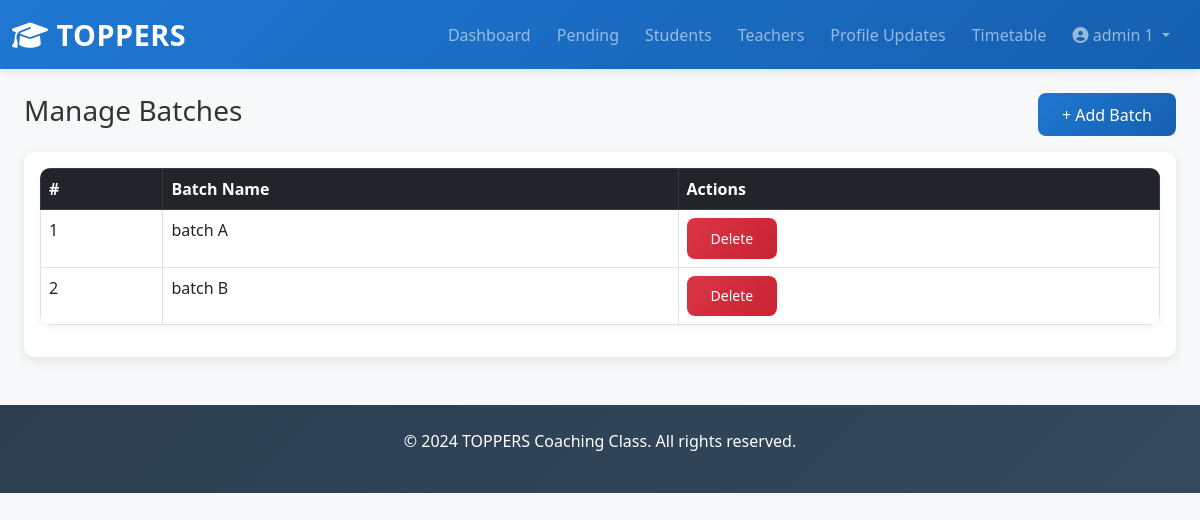
/admin-panel/manage-batches/ (signed in), run on the app's committed database.
### toppers_project/core/models.py (models this page shows, shortened)
class CustomUser(AbstractUser):
    role = models.CharField(max_length=20, choices=ROLE_CHOICES)
    phone = models.CharField(max_length=20, blank=True)
    date_of_birth = models.DateField(null=True, blank=True)
    profile_image = models.ImageField(upload_to='profile_images/', null=True, blank=True)
    address = models.TextField(blank=True)
    status = models.CharField(max_length=20, choices=STATUS_CHOICES, default='pending')
    created_at = models.DateTimeField(auto_now_add=True)
    updated_at = models.DateTimeField(auto_now=True)
    class Meta:
        ordering = ['-created_at']

class Batch(models.Model):
    name = models.CharField(max_length=100, unique=True)

### toppers_project/admin_dashboard/views.py (the view)
    def wrapper(request, *args, **kwargs):
        if not request.user.is_authenticated or request.user.role != 'admin':
            return redirect('login')
        return view_func(request, *args, **kwargs)

### toppers_project/admin_dashboard/views.py (called while the page is built)
def admin_required(view_func):
    def wrapper(request, *args, **kwargs):
        if not request.user.is_authenticated or request.user.role != 'admin':
            return redirect('login')
        return view_func(request, *args, **kwargs)
    return wrapper

@login_required
@admin_required
def manage_batches(request):
    batches = Batch.objects.all()
    return render(request, 'admin_dashboard/manage_batches.html', {
        'batches': batches
    })

### templates/admin_dashboard/manage_batches.html
{% extends 'base.html' %}
{% block content %}
<div class="container-fluid mt-4">
    <div class="d-flex justify-content-between align-items-center mb-3">
        <h3>Manage Batches</h3>
        <a href="{% url 'add_batch' %}" class="btn btn-primary">
            + Add Batch
        </a>
    </div>
    <div class="card">
        <div class="card-body">
            <table class="table table-bordered table-hover">
                <thead class="table-dark">
                    <tr>
                        <th>#</th>
                        <th>Batch Name</th>
                        <th>Actions</th>
                    </tr>
                </thead>
                <tbody>
                    {% for batch in batches %}
                    <tr>
                        <td>{{ forloop.counter }}</td>
                        <td>{{ batch.name }}</td>
                        <td>
                            <a href="{% url 'delete_batch' batch.id %}"
                               class="btn btn-danger btn-sm"
                               onclick="return confirm('Delete this batch?')">
                                Delete
                            </a>
                        </td>
                    </tr>
                    {% empty %}
                    <tr>
                        <td colspan="3" class="text-center">No batches found</td>
                    </tr>
                    {% endfor %}
                </tbody>
            </table>
        </div>
    </div>
</div>
{% endblock %}

### templates/base.html (shortened to what this page needs)
{% load static %}
<!DOCTYPE html>
<html lang="en">
<head>
    <link href="https://cdn.jsdelivr.net/npm/bootstrap@5.3.0/dist/css/bootstrap.min.css" rel="stylesheet">
    <link rel="stylesheet" href="https://cdnjs.cloudflare.com/ajax/libs/font-awesome/6.4.0/css/all.min.css">
    <link rel="stylesheet" href="{% static 'css/style.css' %}">
</head>
<body>
    {% if user.is_authenticated %}
    <nav class="navbar navbar-expand-lg navbar-dark bg-primary sticky-top">
        <div class="container-fluid">
            <a class="navbar-brand fw-bold" href="{% url 'home' %}">
                <i class="fas fa-graduation-cap"></i> TOPPERS
            </a>
            <div class="collapse navbar-collapse" id="navbarNav">
                <ul class="navbar-nav ms-auto">
                    {% if user.role == 'admin' %}
                        <li class="nav-item"><a class="nav-link" href="{% url 'admin_dashboard' %}">Dashboard</a></li>
                        <li class="nav-item"><a class="nav-link" href="{% url 'pending_registrations' %}">Pending</a></li>
                        <li class="nav-item"><a class="nav-link" href="{% url 'all_students' %}">Students</a></li>
                        <li class="nav-item"><a class="nav-link" href="{% url 'all_teachers' %}">Teachers</a></li>
                        <li class="nav-item"><a class="nav-link" href="{% url 'approve_profile_updates' %}">Profile Updates</a></li>
                        <li class="nav-item"><a class="nav-link" href="{% url 'manage_timetable' %}">Timetable</a></li>
                    {% elif user.role == 'teacher' %}
                        <li class="nav-item"><a class="nav-link" href="{% url 'teacher_dashboard' %}">Dashboard</a></li>
                        <li class="nav-item"><a class="nav-link" href="{% url 'teacher_lectures' %}">Lectures</a></li>
                        <li class="nav-item"><a class="nav-link" href="{% url 'teacher_salary' %}">Salary</a></li>
                    {% endif %}
                    <li class="nav-item dropdown">
                        <a class="nav-link dropdown-toggle" href="#" id="userDropdown" role="button" data-bs-toggle="dropdown">
                            <i class="fas fa-user-circle"></i> {{ user.get_full_name }}
                        </a>
                    </li>
                </ul>
            </div>
        </div>
    </nav>
    {% endif %}
    <div class="container-fluid">
        {% block content %}{% endblock %}
    </div>
    <footer class="bg-dark text-white text-center py-4 mt-5">
        <p>&copy; 2024 TOPPERS Coaching Class. All rights reserved.</p>
    </footer>
</body>
</html>

### toppers_project/static/css/style.css (style rules this page uses)
:root { --primary-color: #1f77d2; --secondary-color: #28a745; --danger-color: #dc3545; --warning-color: #ffc107; --light-bg: #f7f8fa; --border-color: #dee2e6; }
* { margin: 0; padding: 0; box-sizing: border-box; }
body { background-color: var(--light-bg); font-family: 'Segoe UI', Tahoma, Geneva, Verdana, sans-serif; color: #333; }
.navbar { background: linear-gradient(135deg, var(--primary-color) 0%, #1560b0 100%) !important; box-shadow: 0 2px 8px rgba(0, 0, 0, 0.1); }
.navbar-brand { font-size: 1.8rem; letter-spacing: 0.5px; }
.nav-link { transition: all 0.3s ease; margin-right: 10px; }
.card { border: none; border-radius: 10px; box-shadow: 0 4px 12px rgba(0, 0, 0, 0.08); transition: all 0.3s ease; margin-bottom: 20px; cursor: pointer; }
.btn { border-radius: 8px; padding: 0.6rem 1.5rem; font-weight: 500; transition: all 0.3s ease; border: none; }
.btn-primary { background: linear-gradient(135deg, var(--primary-color) 0%, #1560b0 100%); color: white; }
.btn-danger { background: linear-gradient(135deg, var(--danger-color) 0%, #c82333 100%); color: white; }
.table { background: white; border-radius: 10px; overflow: hidden; box-shadow: 0 2px 8px rgba(0, 0, 0, 0.05); }
.table thead { background: var(--light-bg); font-weight: 600; color: #333; }
footer { background: linear-gradient(135deg, #2c3e50 0%, #34495e 100%); margin-top: 3rem; }

### data on the page
CustomUser: get_full_name "admin 1"
Batch: name "batch A"
Batch: name "batch B"
